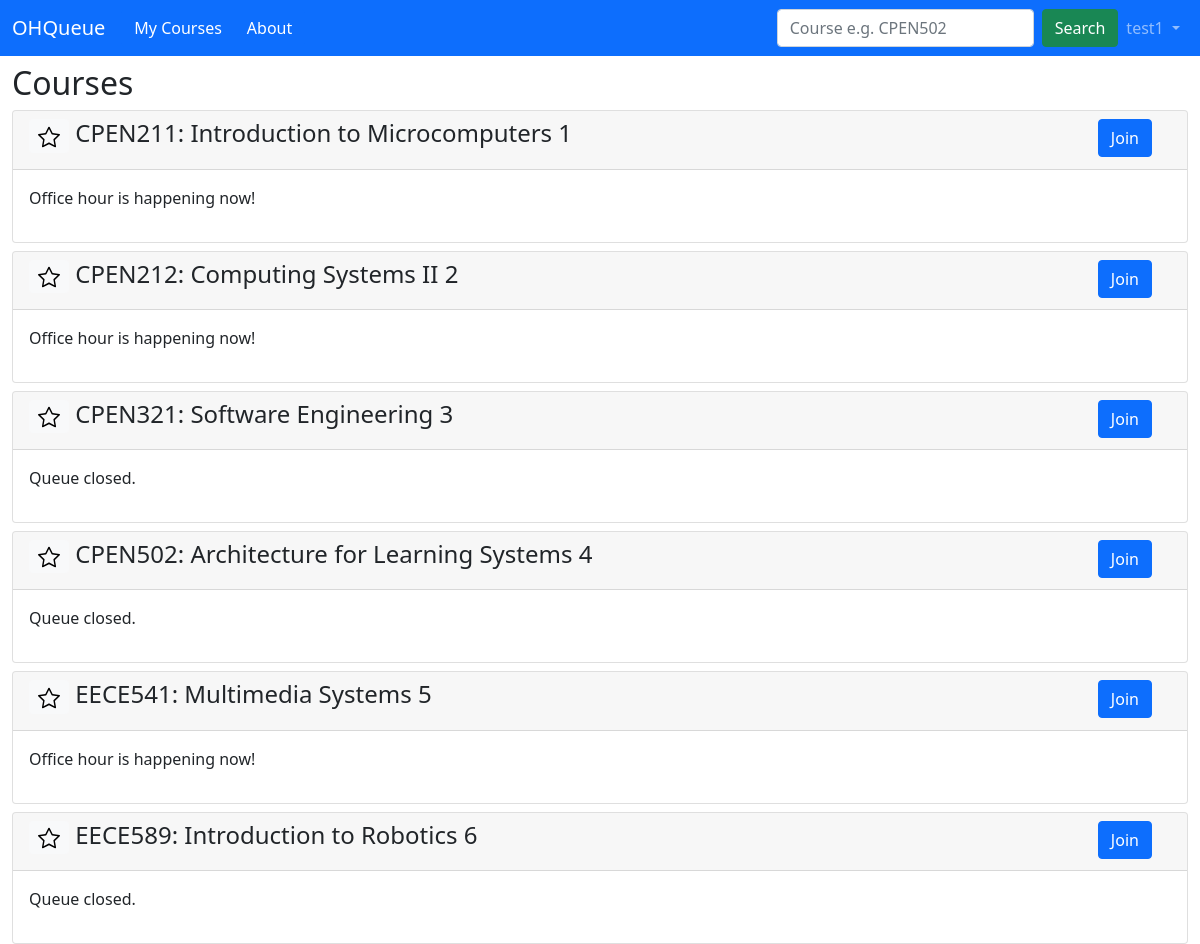
Page /course (signed in) on the committed database.
### ohq/models.py (models this page shows, shortened)
class Course(models.Model):
    code = models.CharField(max_length=10)
    subject = models.CharField(null=False,
        max_length=5,
        choices=SUBJECT_CODE,
        default=CPEN)
    number = models.IntegerField(default=0)
    session = models.CharField(max_length=5, default="")
    semester = models.CharField(null=False,
        max_length=2,
        choices=SEMESTER,
        default=W1)
    course_name = models.CharField(max_length=100, default="")
    status = models.BooleanField(default=False)
    meeting_link = models.URLField(default="")
    teaching_instructor = models.ManyToManyField("Instructor")

### ohq/views.py (the view)
# urls.py: path("course", view=views.CourseListView.as_view(), name="index"),
class CourseListView(generic.ListView):
    model = Course
    template_name = "ohq/course_list.html"
    context_object_name = "course_list"
    def get_teaching_courses(self):
        is_instructor = Instructor.objects.filter(user=self.request.user).count()
        if is_instructor:
            query = Instructor.objects.filter(user=self.request.user)\
                .all()[0].teaching_course.all()
            return query
        return Course.objects.none()
    def get_starred_courses(self):
        return Student.objects.filter(user=self.request.user).all()[0]\
            .starred_course.all()
    def get_context_data(self, **kwargs):
        context = super().get_context_data(**kwargs)
        teaching_courses = self.get_teaching_courses()
        starred_courses = self.get_starred_courses()
        preferred_courses = teaching_courses.union(starred_courses)
        rest_courses = Course.objects.all().difference(preferred_courses)
        context["teaching_courses"] = teaching_courses
        context["starred_courses"] = starred_courses
        context["rest_courses"] = rest_courses
        return context

### ohq/templates/ohq/course_list.html (shortened to what this page needs)
<!DOCTYPE html>
<html lang="en">
  <head>
    {% load static %}
    <link
      href="https://cdn.jsdelivr.net/npm/bootstrap@5.1.3/dist/css/bootstrap.min.css"
      rel="stylesheet"
>
  </head>
  <body>
    <nav class="navbar navbar-expand-lg navbar-dark bg-primary">
      <div class="container-fluid">
        <a class="navbar-brand" href="/">OHQueue</a>
        <form action="{% url 'ohq:my_courses' %}">
          <div class="btn-group" role="group">
            <button type="submit" class="btn btn-primary">My Courses</button>
            <button type="button" class="btn btn-primary">About</button>
          </div>
        </form>
        <div class="collapse navbar-collapse justify-content-end"
          id="navbarSupportedContent">
          <form class="d-flex" action="{% url 'ohq:prepare_search' %}" method="post">
            <input class="form-control me-2" type="search"
            placeholder="Course e.g. CPEN502" aria-label="Search"
            name="search_query">
            <button class="btn btn-success" type="submit">Search</button>
          </form>
          {% if user.is_authenticated %}
          <ul class="navbar-nav mb-2 mb-lg-0">
            <li class="nav-item dropdown">
              <a class="nav-link dropdown-toggle" href="#" id="navbarDropdown"
                role="button" data-bs-toggle="dropdown" aria-expanded="false">
                {{ user.username }}
              </a>
            </li>
          </ul>
          {% endif %}
        </div>
      </div>
    </nav>
      <div class="container-fluid mt-2">
        <h2>Courses</h2>
        <div class="card-columns-vertical">
          {% for course in rest_courses %}
          <div class="card mt-2">
            <div class="card-header">
              <div class="row justify-content-between">
                <div class="col-11">
                  <form action="/course/{{course.pk}}/star_course" method="post">
                    <h4>
                    <button type="submit" class="btn btn-sm btn-light">
                    </button>
                    {{ course.code }}: {{ course.course_name }} {{ course.pk }}
                    </h4>
                  </form>
                </div>
                <div class="col-1">
                  <input type=button class="btn btn-primary"
                    onClick="location.href='/course/{{ course.pk }}'"
                    value='Join'>
                </div>
              </div>
            </div>
            <div class="card-body">
              <p>
                {% if course.status %}
                Office hour is happening now!
                {% else %}
                Queue closed.
                {% endif %}
              </p>
            </div>
          </div>
          {% endfor %}
        </div>
      </div>
    </body>
  </html>

### rows in the picture
Course: code "CPEN211", course_name "Introduction to Microcomputers", pk "1", status "Office hour is happening now!"
Course: code "CPEN212", course_name "Computing Systems II", pk "2", status "Office hour is happening now!"
Course: code "CPEN321", course_name "Software Engineering", pk "3", status "Queue closed."
Course: code "CPEN502", course_name "Architecture for Learning Systems", pk "4", status "Queue closed."
Course: code "EECE541", course_name "Multimedia Systems", pk "5", status "Office hour is happening now!"
Course: code "EECE589", course_name "Introduction to Robotics", pk "6", status "Queue closed."

### other values in the picture
{{ user.username }} "test1"
